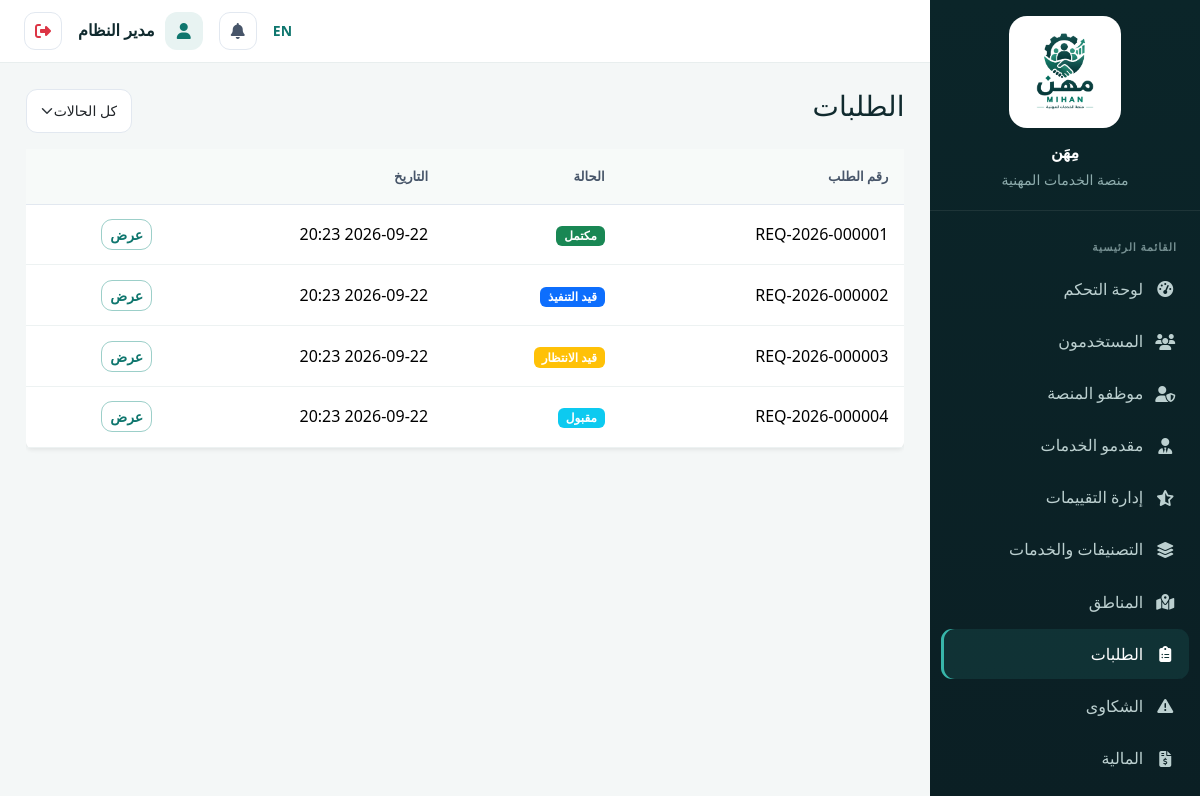
Screenshot of /admin/requests (signed in) with the database file from the repository.
### tables this page shows
CREATE TABLE `system_settings` (
  `id` int(11) NOT NULL,
  `key` varchar(100) NOT NULL,
  `value` text DEFAULT NULL,
  `updated_at` datetime DEFAULT current_timestamp() ON UPDATE current_timestamp()
);

CREATE TABLE `users` (
  `id` int(11) NOT NULL,
  `name` varchar(150) NOT NULL,
  `email` varchar(150) NOT NULL,
  `phone` varchar(20) DEFAULT NULL,
  `password_hash` varchar(255) NOT NULL,
  `role` enum('customer','provider','employee','admin') NOT NULL DEFAULT 'customer',
  `profile_photo` varchar(255) DEFAULT NULL,
  `is_active` tinyint(1) NOT NULL DEFAULT 1,
  `is_verified_email` tinyint(1) NOT NULL DEFAULT 0,
  `created_at` datetime DEFAULT current_timestamp(),
  `updated_at` datetime DEFAULT current_timestamp() ON UPDATE current_timestamp()
);

CREATE TABLE `service_requests` (
  `id` int(11) NOT NULL,
  `request_number` varchar(30) NOT NULL,
  `customer_id` int(11) NOT NULL,
  `provider_id` int(11) DEFAULT NULL,
  `service_id` int(11) NOT NULL,
  `location_id` int(11) DEFAULT NULL,
  `description` text DEFAULT NULL,
  `preferred_date` date DEFAULT NULL,
  `preferred_time` time DEFAULT NULL,
  `budget` decimal(10,2) DEFAULT NULL,
  `final_price` decimal(10,2) DEFAULT NULL,
  `notes` text DEFAULT NULL,
  `status` enum('new','pending','accepted','in_progress','completed','cancelled','rejected') NOT NULL DEFAULT 'new',
  `created_at` datetime DEFAULT current_timestamp(),
  `updated_at` datetime DEFAULT current_timestamp() ON UPDATE current_timestamp()
);

### app/views/admin/requests.php (the view, shortened to what the rows shown need)
<div class="d-flex justify-content-between mb-3">
<h3>الطلبات</h3>
<form method="GET" class="d-flex gap-2">
<select name="status" class="form-select form-select-sm" onchange="this.form.submit()">
<option value="">كل الحالات</option>
</select>
</form>
</div>
<div class="table-responsive">
<table class="table table-hover bg-white rounded shadow-sm">
<thead><tr><th>رقم الطلب</th><th><?= __('status') ?></th><th>التاريخ</th><th></th></tr></thead>
<tbody>
<?php foreach ($requests as $r): ?>
<tr><td><?= e($r['request_number']) ?></td><td><?= statusBadge($r['status']) ?></td><td><?= formatDate($r['created_at']) ?></td>
<td><a href="<?= url('/admin/requests/' . $r['id']) ?>" class="btn btn-sm btn-outline-primary">عرض</a></td></tr>
<?php endforeach; ?>
</tbody>
</table>
</div>

### app/helpers/helpers.php (shortened to what the rows shown need)
<?php
function currentLang(): string
{
    $default = function_exists('setting') ? (string)setting('default_language', 'ar') : 'ar';
    return Session::get('lang', $default);
}
function __(string $key): string
{
    static $translations = null;
    if ($translations === null) {
        $lang = currentLang();
        $file = __DIR__ . "/../../lang/{$lang}.php";
        $translations = file_exists($file) ? require $file : [];
    }
    return $translations[$key] ?? $key;
}
function langUrl(string $lang): string
{
    $path = parse_url($_SERVER['REQUEST_URI'] ?? '/', PHP_URL_PATH) ?: '/';
    $query = $_GET;
    $query['lang'] = $lang;
    return $path . '?' . http_build_query($query);
}
function e(?string $value): string
{
    return htmlspecialchars($value ?? '', ENT_QUOTES, 'UTF-8');
}
function asset(string $path): string
{
    return BASE_PATH . '/public/assets/' . ltrim($path, '/');
}
function url(string $path = ''): string
{
    return BASE_PATH . '/' . ltrim($path, '/');
}
function formatDate(?string $date): string
{
    return date('Y-m-d H:i', strtotime($date));
}
function statusBadge(string $status): string
{
    $map = [
        'new' => 'secondary', 'pending' => 'warning', 'accepted' => 'info',
        'in_progress' => 'primary', 'completed' => 'success',
        'cancelled' => 'dark', 'rejected' => 'danger',
        'open' => 'warning', 'in_review' => 'info', 'resolved' => 'success', 'closed' => 'secondary',
        'unpaid' => 'danger', 'paid' => 'success', 'refunded' => 'secondary',
    ];
    $color = $map[$status] ?? 'secondary';
    $labels = [
        'new' => ['جديد', 'New'], 'pending' => ['قيد الانتظار', 'Pending'], 'accepted' => ['مقبول', 'Accepted'],
        'in_progress' => ['قيد التنفيذ', 'In Progress'], 'completed' => ['مكتمل', 'Completed'], 'cancelled' => ['ملغى', 'Cancelled'],
        'rejected' => ['مرفوض', 'Rejected'], 'open' => ['مفتوح', 'Open'], 'in_review' => ['قيد المراجعة', 'In Review'],
        'resolved' => ['تم الحل', 'Resolved'], 'closed' => ['مغلق', 'Closed'], 'unpaid' => ['غير مدفوع', 'Unpaid'],
        'paid' => ['مدفوع', 'Paid'], 'refunded' => ['مسترد', 'Refunded'],
    ];
    $label = $labels[$status] ?? [ucfirst(str_replace('_', ' ', $status)), ucfirst(str_replace('_', ' ', $status))];
    return "<span class=\"badge bg-$color\">" . e($label[currentLang() === 'en' ? 1 : 0]) . "</span>";
}
function setting(string $key, $default = null)
{
    static $cache = null;
    if ($cache === null) {
        $cache = [];
        try {
            require_once __DIR__ . '/../models/SystemSetting.php';
            $cache = (new SystemSetting())->allKeyed();
        } catch (Throwable $e) {
            $cache = [];
        }
    }
    return array_key_exists($key, $cache) ? $cache[$key] : $default;
}

### app/core/Router.php (shortened to what the rows shown need)
<?php
class Router
{
    private array $routes = [];
    private function add(string $method, string $path, string $handler): void
    {
        $this->routes[] = compact('method', 'path', 'handler');
    }
    public function dispatch(string $method, string $uri): void
    {
        $uri = strtok($uri, '?');
        $base = BASE_PATH;
        if ($base !== '' && strpos($uri, $base) === 0) {
            $uri = substr($uri, strlen($base));
        }
        $uri = rtrim($uri, '/');
        foreach ($this->routes as $route) {
            if ($route['method'] !== $method) continue;
            $pattern = preg_replace('#\{[a-zA-Z_]+\}#', '([^/]+)', $route['path']);
            $pattern = '#^' . $pattern . '$#u';
            if (preg_match($pattern, $uri, $matches)) {
                array_shift($matches);
                [$controllerName, $methodName] = explode('@', $route['handler']);
                $controller = new $controllerName();
                call_user_func_array([$controller, $methodName], $matches);
                return;
            }
        }
    }
}

### app/views/partials/sidebar.php (shortened to what the rows shown need)
<?php
$role=Auth::role(); $current=parse_url($_SERVER['REQUEST_URI']??'',PHP_URL_PATH) ?: '/';
$links=[];
if($role==='customer') $links=[['fa-gauge-high',__('dashboard'),'/customer/dashboard'],['fa-list-check',__('my_requests'),'/customer/requests'],['fa-file-invoice-dollar','المالية والفواتير','/customer/finance'],['fa-plus-circle',__('new_request'),'/customer/requests/create'],['fa-comment-dots',__('smart_assistant'),'/customer/ai/assistant'],['fa-user-gear',__('search'),'/providers'],['fa-triangle-exclamation',__('complaints'),'/customer/complaints'],['fa-user',__('profile'),'/customer/profile']];
elseif($role==='provider') $links=[['fa-gauge-high',__('dashboard'),'/provider/dashboard'],['fa-inbox',__('incoming_requests'),'/provider/requests'],['fa-wallet','المالية والمدفوعات','/provider/finance'],['fa-star',__('reviews'),'/provider/reviews'],['fa-id-card',__('professional_profile'),'/provider/profile']];
elseif($role==='admin') $links=[['fa-gauge-high',__('dashboard'),'/admin/dashboard'],['fa-users',__('users'),'/admin/users'],['fa-user-shield','موظفو المنصة','/admin/employees'],['fa-user-tie',__('providers'),'/admin/providers'],['fa-star-half-stroke',__('review_management'),'/admin/reviews'],['fa-layer-group',__('categories_services'),'/admin/categories'],['fa-map-location-dot',__('locations'),'/admin/locations'],['fa-clipboard-list',__('requests'),'/admin/requests'],['fa-triangle-exclamation',__('complaints'),'/admin/complaints'],['fa-file-invoice-dollar',__('finance'),'/admin/finance'],['fa-chart-line',__('reports_analytics'),'/admin/reports'],['fa-bell',__('notifications'),'/admin/notifications'],['fa-brain',__('ai'),'/admin/ai'],['fa-gear',__('settings'),'/admin/settings']];
?>
<aside class="dash-sidebar">
 <div class="sidebar-brand"><a href="<?= url('/') ?>" class="sidebar-brand-link"><img class="sidebar-logo" src="<?= asset('images/logo-mihan-original.png') ?>" alt="<?= e(__('app_name')) ?>"><span class="sidebar-brand-text"><?= e(setting('site_name', __('app_name'))) ?><small><?= __('professional_services_platform') ?></small></span></a></div>
 <ul class="sidebar-nav"><li class="sidebar-section"><?= __('main_menu') ?></li>
 <?php foreach($links as $link): $active=str_starts_with($current,rtrim(BASE_PATH.$link[2],'/')); ?><li><a class="<?= $active?'active':'' ?>" href="<?= url($link[2]) ?>"><i class="fa-solid <?= $link[0] ?>"></i><span><?= e($link[1]) ?></span></a></li><?php endforeach; ?>
 </ul>
</aside>

### app/views/partials/topbar.php (shortened to what the rows shown need)
<?php require_once __DIR__.'/../../models/Notification.php'; $notifModel=new Notification(); $unread=Auth::check()?$notifModel->unreadCount(Auth::id()):0; ?>
<header class="dash-topbar">
 <div class="ms-auto d-flex align-items-center gap-2 gap-md-3">
  <a href="<?= e(langUrl(currentLang()==='ar'?'en':'ar')) ?>" class="text-decoration-none small fw-semibold"><?= currentLang()==='ar'?'EN':'AR' ?></a>
  <a href="<?= url(Auth::role().'/notifications') ?>" class="icon-btn position-relative"><i class="fa-solid fa-bell"></i><?php if($unread>0): ?><span class="badge rounded-pill bg-danger notif-badge"><?= $unread ?></span><?php endif; ?></a>
  <div class="dash-user"><span class="dash-user-avatar"><i class="fa-solid fa-user"></i></span><span class="dash-user-name fw-semibold"><?= e(Auth::name()) ?></span></div>
  <form method="POST" action="<?= url('/logout') ?>" class="d-inline"><?= csrf_field() ?><button type="submit" class="icon-btn text-danger" title="<?= e(__('logout')) ?>"><i class="fa-solid fa-right-from-bracket"></i></button></form>
 </div>
</header>

### rows the page displays
system_settings: value "مِهَن"
users: name "مدير النظام"
service_requests: request_number "REQ-2026-000001", status "مكتمل", created_at "2026-09-22 20:23"
service_requests: request_number "REQ-2026-000002", status "قيد التنفيذ", created_at "2026-09-22 20:23"
service_requests: request_number "REQ-2026-000003", status "قيد الانتظار", created_at "2026-09-22 20:23"
service_requests: request_number "REQ-2026-000004", status "مقبول", created_at "2026-09-22 20:23"

### other values shown
$link[1] "لوحة التحكم"
$link[1] "المستخدمون"
$link[1] "موظفو المنصة"
$link[1] "مقدمو الخدمات"
$link[1] "إدارة التقييمات"
$link[1] "التصنيفات والخدمات"
$link[1] "المناطق"
$link[1] "الطلبات"
$link[1] "الشكاوى"
$link[1] "المالية"
